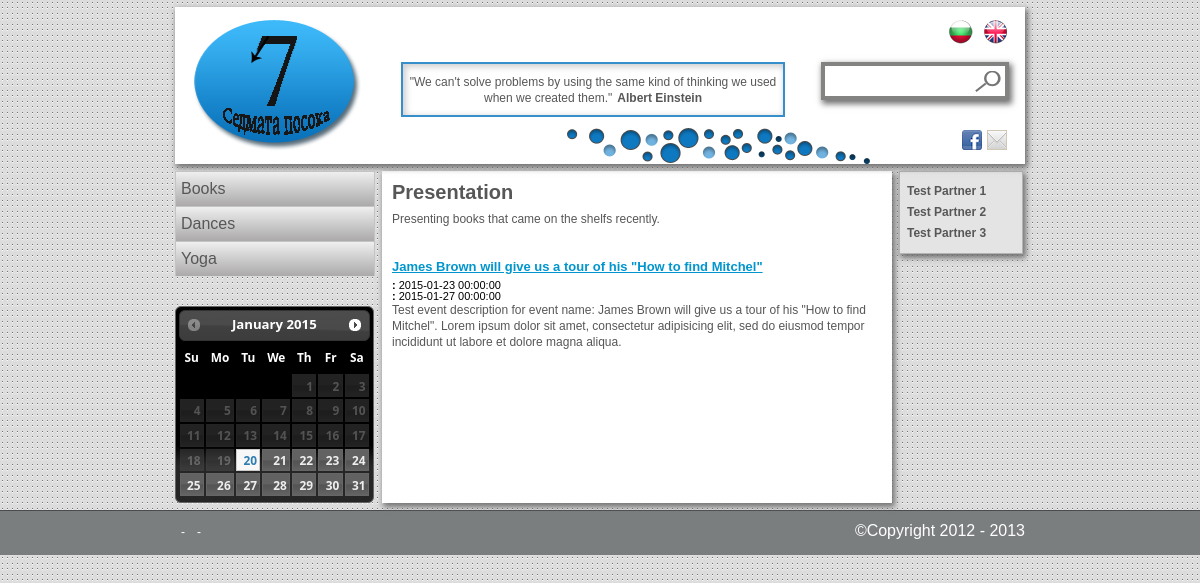
Page /en/subcategory/2 on the committed database.
### tables this page shows
create table thought_text (
  id int not null auto_increment primary key,
  bg text,
  en text
);

create table thought_author (
  id int not null auto_increment primary key,
  bg text,
  en text
);

create table category (
  id         int not null auto_increment primary key,
  pictureSrc varchar(150) not null,
  nameId     int not null,
  descrId    int not null,
  createdAt  timestamp default current_timestamp,

  foreign key (nameId) 
    references categoryname(id)
    on delete cascade
    on update cascade,

  foreign key (descrId) 
    references categorydescr(id)
    on delete cascade
    on update cascade
);

create table categoryname (
  id int not null auto_increment primary key,
  bg text,
  en text
);

create table subcategory (
  id         int not null auto_increment primary key,
  catId      int not null,
  pictureSrc varchar(150),
  nameId     int not null,
  descrId    int not null,
  createdAt  timestamp default current_timestamp,

  foreign key (catId) 
    references category(id)
    on delete cascade
    on update cascade,

  foreign key (nameId) 
    references subcategoryname(id)
    on delete cascade
    on update cascade,

  foreign key (descrId) 
    references subcategorydescr(id)
    on delete cascade
    on update cascade
);

create table subcategoryname (
  id int not null auto_increment primary key,
  bg text,
  en text
);

create table subcategorydescr (
  id int not null auto_increment primary key,
  bg text,
  en text
);

create table event (
  id        int not null auto_increment primary key,
  titleId   int not null,
  descrId   int not null,
  subcatId  int not null,
  link      varchar(150),
  fee       varchar(50),  
  startDate timestamp,
  endDate   timestamp,

  foreign key (titleId) 
    references eventtitle(id)
    on delete cascade
    on update cascade,

  foreign key (titleId) 
    references eventtitle(id)
    on delete cascade
    on update cascade,

  foreign key (subcatId) 
    references subcategory(id)
    on delete cascade
    on update cascade
);

create table eventtitle (
  id int not null auto_increment primary key,
  bg text,
  en text
);

create table eventdescr (
  id int not null auto_increment primary key,
  bg text,
  en text
);

create table partner (
  id      int not null auto_increment primary key,
  logoSrc varchar(150) not null,
  link    varchar(150),
  nameId  int not null,

  foreign key (nameId) 
    references partnername(id)
    on delete cascade
    on update cascade
);

create table partnername (
  id int not null auto_increment primary key,
  bg text,
  en text
);

### application/helpers/printLayout_helper.php (called while the page is built, shortened)
<?php
if (!function_exists('test_method')) {
    function printLayout($pointer, $templateLayout = null, $mainLayout, $data) {
        $data['ui_labels'] = $pointer->uiLabelsModel->getLabelsForLanguage( $data['language'] );
        $pointer->load->view('templates/header', $data);
        $pointer->load->view($mainLayout, $data);
        $pointer->load->view('templates/footer', $data);
    }
}
?>

### application/controllers/subcategory.php (called while the page is built, shortened)
<?php
class subcategory extends CI_Controller {
    function index($language,$subcatId = 1)
    {
        $language = strtolower($language);
        $data = $this->load_data->populateHeaderData($language);
        $data['subcategoryInfo'] = $this->subcategoryModel->getSubcategriesInfo($subcatId, $language);
        $data['events'] = $this->eventModel->getAllEventsForSubcategory(30 ,$subcatId, $language);
        $data['language'] = $language;
        printLayout($this, "templates/templateLayout","subcategoryView",$data);
    }
}
?>

### index.php (called while the page is built, shortened)
<?php
require_once BASEPATH.'core/CodeIgniter.php';

### application/models/thoughtModel.php (called while the page is built, shortened)
<?php
class thoughtModel extends CI_Model {
    function getLastThought($limit =1, $language)
   {
       $this->db->select('thought_text.'.$language.' as text, thought_author.'.$language.' as author' );
       $this->db->from('thought');
       $this->db->join('thought_author','thought_author.id = thought.authorId');
       $this->db->join('thought_text','thought_text.id = thought.textId');
       $this->db->order_by('thought.id','desc');
       $this->db->limit($limit);
       $query=$this->db->get();
       if($query->num_rows() > 0){
           return $query->result_array();
       }
   }
   function getThought($day = null ,$limit = 0,$language) {
       $day = isset($day)?$day:Date('Y:m:d');
        $this->db->select('thought_text.'.$language.' as text, thought_author.'.$language.' as author');
        $this->db->join('thought_author','thought_author.id = thought.authorId');
        $this->db->join('thought_text','thought_text.id = thought.textId');
        $this->db->where("`startDate` <=  '".$day."' AND  `endDate` >=  '".$day."'");
        if($limit > 0)
        {
            $this->db->limit($limit);
        }
        $query = $this->db->get('thought');
        if($query->num_rows() > 0)
        {
            return $query->result_array();
        }
        else
        {
            return $this->getLastThought(1,$language);
        }
   }
}
?>

### application/libraries/load_data.php (called while the page is built, shortened)
<?php
class Load_Data extends CI_Controller {
    function populateHeaderData($language) {
        $language = strtolower($language);
        $CI = &get_instance();
        $data['banners'] = $CI->adsModel->getAds(null, 1, 7, $language);
        $data['ads'] = $CI->adsModel->getAds(null, 2, 2, $language);
        $data['partners'] = $CI->partnerModel->getPartners($language);
        $data['categories'] = $CI->categoryModel->
                getAllCategoriesName($language);
        $data['subcategories'] = $CI->subcategoryModel->
                getSubcategoriesForCategory($catId = null, $language);
        $data['thought'] = $CI->thoughtModel->getThought(null, 1, $language);
        return $data;
    }
}
?>

### application/models/categoryModel.php (called while the page is built, shortened)
<?php
class categoryModel extends CI_Model {
    function getAllCategoriesName($language) {
        $this->db->select('category.id,categoryname.'.$language.' as name');
        $this->db->join('categoryname','categoryname.id = category.nameId');
        $this->db->order_by('name', 'asc');
        $query = $this->db->get('category');
        return $query->result_array();
    }
}
?>

### application/models/subcategoryModel.php (called while the page is built, shortened)
<?php
class subcategoryModel extends CI_Model {
    function getSubcategoriesForCategory($catId = null,$language) {
        $this->db->select(' subcategory.id,subcategory.catId,
            subcategoryname.'.$language.' as name,
            subcategorydescr.'.$language.' as descr');
        $this->db->from('subcategory');
        $this->db->join('subcategoryname', 'subcategoryname.id = subcategory.nameId');
        $this->db->join('subcategorydescr', 'subcategorydescr.id = subcategory.descrId');
        $this->db->order_by('name', 'asc');
        $query = $this->db->get();
        return $query->result_array();
    }
    function getSubcategriesInfo($subcatId, $language)
    {
        $this->db->select(' subcategory.id,subcategory.catId,
            subcategoryname.'.$language.' as name,
            subcategorydescr.'.$language.' as descr');
        $this->db->from('subcategory');
        $this->db->join('subcategoryname', 'subcategoryname.id = subcategory.nameId');
        $this->db->join('subcategorydescr', 'subcategorydescr.id = subcategory.descrId');
        $this->db->where('subcategory.id = "' . $subcatId . ' "');
                $this->db->order_by('name', 'asc');
        $query = $this->db->get();
        $result = $query->result_array();
        return $result[0];
    }
}
?>

### application/models/eventModel.php (called while the page is built, shortened)
<?php
class eventModel extends CI_Model {
    function getAllEventsForSubcategory($timeframe, $subcatId, $language) {
        $today        = Date('Y:m:d');
        $timeframeEnd = Date('Y:m:d', mktime(0, 0, 0, date("m"), date("d") + $timeframe, date("Y")));
        $this->db->select('event.id as eventId, subcatId, eventtitle.'.$language.' as title,
            eventdescr.'.$language.' as descr,
            startDate, endDate, fee, link'
        );
        $this->db->from('event');
        $this->db->join('eventtitle', 'eventtitle.id = event.titleId');
        $this->db->join('eventdescr', 'eventdescr.id = event.descrId');
        $this->db->where('subcatId = '.$subcatId.'');
        $this->db->where("((`startDate` <= '".$today."' AND `endDate` >= '".$timeframeEnd."')");
        $this->db->or_where("(`startDate` > '".$today."' AND `startDate` <= '".$timeframeEnd."')");
        $this->db->or_where("(`endDate` > '".$today."' AND `endDate` <= '".$timeframeEnd."'))");
        $query = $this->db->get();
        return $query->result_array();
    }
}
?>

### application/models/partnerModel.php (called while the page is built)
<?php
class partnerModel extends CI_Model {
    function getPartners($language)
    {
        $this->db->select(' partner.link, partner.logoSrc, partnername.'.$language.' as name');
        $this->db->join('partnername','partnername.id = partner.nameId');
        $query = $this->db->get('partner');
        return $query->result_array();
    }
}
?>

### application/views/subcategoryView.php (the view)
<div class="subCategoryMainHolder">
	<div class="subCategoryHolder">
		<h1 class="title"><?php echo $subcategoryInfo['name']; ?></h1>
		<p><?php echo $subcategoryInfo['descr']; ?></p>
	</div>
	<?php if (count($events)) echo '<h2>'.$ui_labels['subcategory']['events'].'</h2>'; ?>
	<div class="subCategoryEventHolder">
		<?php
			foreach($events as $event)
			{
			echo "<div class='subCategoryEvent'><h3><a href='".base_url().$language.'/'."event/".$event['eventId']."'>
			".$event['title']."</a></h3>";
      echo '<p class="date"><span class="bold">'.$ui_labels['event']['start_date'].': </span>'.$event["startDate"].'</p>';
      echo '<p class="date"><span class="bold">'.$ui_labels['event']['end_date'  ].': </span>'.$event["endDate"]  .'</p>';
			echo '<p>'.$event['descr'].'</p></div>';
			}
		?>
	</div>
</div>

### application/views/templates/header.php (shortened to what this page needs)
<?php
$query = $_SERVER['QUERY_STRING'] ? '?'.$_SERVER['QUERY_STRING'] : '';
$uri_string = $this->uri->uri_string();
$uri_string = $uri_string ? $uri_string : $language;
$full_url = $this->config->site_url().'/'.$uri_string.$query;
$full_url = str_replace('/index.php', '', $full_url);
?>
<!DOCTYPE html>
<html>
    <head>
        <link rel="stylesheet" type="text/css" href="<?php echo base_url();?>css/style.css" />
        <link rel="stylesheet" type="text/css" href="<?php echo base_url();?>js/jquery-ui-1.10.2.custom/css/ui-darkness/jquery-ui-1.10.2.custom.css"></script>
        <link rel="stylesheet" type="text/css" href="<?php echo base_url();?>js/jquery-ui-1.10.2.custom/css/ui-darkness/jquery-ui-1.10.2.custom.min.css"></script>
    </head>
    <body>
        <div class="wrapAllMain">
        <div class="wrapAll">
            <header class="wrapHeader">
                <div class="clear">
                    <a class="logo" href="<?php echo base_url().$language;?>/" ><img src="<?php echo base_url()?>img/logo_sedmata_posoka.png" alt="logo" /></a>
                    <div class="mindHolder">
                        <?php
                        echo '<p>"' . $thought[0]['text'] . '"<span class="author"> ' . $thought[0]['author'] . '</span></p>';
                        ?>
                    </div>
                    <div class="bubbles"></div>
                    <div class="rightPart">
                        <section class="language clear">
                            <a href="<?php echo str_replace('/bg', '/en', $full_url); ?>" class="en"></a>
                            <a href="<?php echo str_replace('/en', '/bg', $full_url); ?>" class="bg"></a>
                        </section>
						<section id="searchHolder" class="search">
							<form id="formSearch" name="formSearch" action="" method="post" onsubmit="return searchByWord();">
								<input class="searchTxt" id="searchTxt" name="searchTxt" type="search" />
								<input class="searchBttn" id="searchBttn" type="submit" value="" />
							</form>
						</section>
                        <section class="socials clear">
                            <a class="email" href="<?=base_url().$language?>/contacts"></a>
                            <a class="fb" href=""></a>
                        </section>
                    </div>
                </div>
            </header>
            <section class="wrapMain">
                <div class="clear">
                    <div class ="wrapMainLeft">
                        <nav class ="navMain">
							<ul class="level1">
                            <?php
                            foreach ($categories as $category) {
                                echo '<li class="level1Li"><a class="level1Link" href="' . base_url() .$language.'/'. 'category/' . $category['id'] . '">' .
                                $category['name'] . ' </a>';
								echo '</li>';
                            }
                            ?>
							</ul>
                        </nav>
						<div class="datePickerHolder">
							<div id="datepicker"></div>
						</div>
                    </div>
                    <div class ="wrapMainMiddle">

### application/views/templates/footer.php (shortened to what this page needs)
</div>
<div class ="wrapMainRight">
    <div class="partnersMainHolder">
        <h3><?=$ui_labels['partners']['list']?></h3>
        <?php
        foreach ($partners as $partner) {
            echo '<h4>' . $partner['name'] . '</h4>';
        }
        ?>
    </div>
</div>
</div>
</section>
</div>
<footer class="footer">
    <div class ="content">
		<nav class ="navBottom">
			<?php
            echo '<span class="separator">-</span>';
            echo '<span class="separator">-</span>';
			?>
		</nav>
		<span class="footerRight">&copy;Copyright 2012 - 2013</span>
	</div>
</footer>
</div>
</body>
</html>

### rows in the picture
thought_text: en "We can't solve problems by using the same kind of thinking we used when we created them.", thought_author.en "Albert Einstein"
category: nameId.en "Books"
category: nameId.en "Dances"
category: nameId.en "Yoga"
subcategory: nameId.en "Presentation", descrId.en "Presenting books that came on the shelfs recently."
event: titleId.en "James Brown will give us a tour of his \"How to find Mitchel\"", startDate "2015-01-23 00:00:00", endDate "2015-01-27 00:00:00", eventdescr.en "Test event description for event name: James Brown will give us a tour of his \"How to find Mitchel\". Lorem ipsum dolor sit amet, consectetur adipisicing elit, sed do eiusmod tempor incididunt ut labore et dolore magna aliqua."
partner: nameId.en "Test Partner 1"
partner: nameId.en "Test Partner 2"
partner: nameId.en "Test Partner 3"
